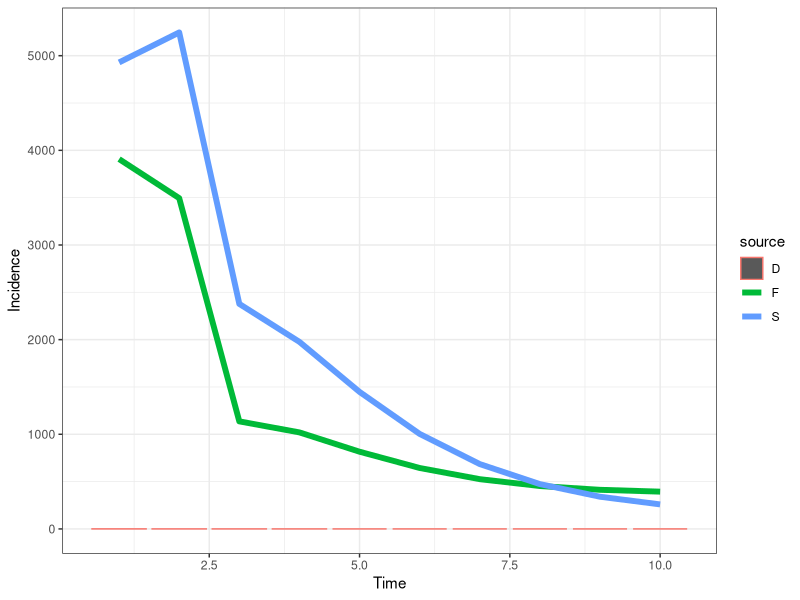

R code for this plot:
# CF McQuaid & RMGJ Houben
# Start 21/04/2017 ---> current version after revision with Hanif 18/05/2017
# Cohort model of TB including regression and a slow stream
########################################
#                                      #
#                        M             # M - Death (due to disease)
#                       ^ ^            #
#                      /   \           #
#      -> Q <-> S <-> C <-> Y          # Q - Failed granuloma, S - Subclinical, C - Minimal (C+S-), Y - Disseminated (C+S+, symptomatic)
#     /    \    ^                      #
#    E       \  |                      # E - Exposed
#     \        \v                      #
#      -> K <-> Z                      # K - Controlled granuloma, Z- Leaky granuloma,
#         |                            #
#         v                            #
#         R                            # R - Sterilized granuloma (self-cure)
#                                      #
########################################
##set wd depending on who is coding/playing
setwd("C:/Users/cfmcquaid/Simulations")
#setwd("/Users/ReinHouben/Filr/ifolder/Applications (funding and jobs)/2016 - ERC starting grant/Rmodel_nathis/NatHistCoh")

### URL for how to upload changes: http://r-bio.github.io/intro-git-rstudio/
### to pull in Finn's version - type in shell: git pull upstream master
### to push my version - create pull request to Finn:  
#       commit (remember to tick box), then push
#       goto Github, pull requests, create pull request, if merge can be done on auto, just complete
#       Alternatively Finn complete pull request (he does not get email notification)
# Finn to just click push. Job done

#Next steps
# 1. get the prop inc disease after 5 years to 5%
###   How: play with Eq values, OR increase progression parameters
# 2. achieve 1 + start higher and sharper decrease in early years
###   How: change initial states to more realistic point, based on what prev of disease would be at screening
###   Also increase progression rates, while decreasing proportion that goes into the fast pathway
# OTHER NEXT STEPS - 8th May 2017
##  ?can we calculate in model how often (on average) people would come in and out of states over course of say 2 years?
##  ?Can we calculate average time in compartment in each step visit? Should be simple competing risk model right?

library("reshape2"); library("deSolve"); library("ggplot2"); library("plyr");
# Parameter sets: Average (), Wax (regression), Slow (slow), Full (regression, slow)
# Ax - rate from compartment A to compartment X, Omega - background mortality


# No regression: 1/Cy + 1/Ym = 3 years, Ym = 0.5 (0.3 death 0.2 self-cure), therefore Cy = 1. NOTE: 70% die, 30% self-cure
# Regression: 1/(Yc + Ym) = 0.5 years, Ym = 0.5 (as above), therefore Yc = 1.5.
# Regression: 1/(Cy + Cs) = 0.5 years. Assume ratio 2:1 for Cy:Cs, therefore Cs = 2/3
paramS <- c(Eq=0.10, Qs=1.50, Qz=0.00, Kz=0.01, Kr=0.10, Sc=1.00, Sq=0.00, Sz=0.00, Zk=0.00, Zs=0.00, Zq=0.01, Cy=1.00, Cs=0.00, Cm=0.10, Ym=0.50, Yc=0.00)
paramF <- c(Eq=0.10, Qs=2.50, Qz=0.00, Kz=0.02, Kr=0.10, Sc=2.00, Sq=1.00, Sz=0.01, Zk=0.01, Zs=0.00, Zq=0.02, Cy=2.00, Cs=1.00, Cm=0.10, Ym=0.60, Yc=0.10)
# Initial states of compartments
state <- c(E=100000, Q=0, K=0, S=0, Z=0, C=0, Y=0, R=0, M=0)
# Timespan for simulation
times <- seq(0, 10, by = 1)
# Timespan for burn
timeb <- 1
# Timespan for intervention
timei <- 2
# Timespan for tornado
timet <- 5
# ODE function
regr <- function(t, state, parameters){
  with(as.list(c(state, parameters)), {
   # rates of change
   dE <- - 10*E
   dQ <- + 10*Eq*E + Sq*S + Zq*Z - (Qs + Qz)*Q
   dK <- + 10*(1 - Eq)*E + Zk*Z - (Kz + Kr)*K
   dS <- + Qs*Q + Cs*C + Zs*Z - (Sc + Sq + Sz)*S
   dZ <- + Kz*K + Sz*S + Qz*Q - (Zk + Zs + Zq)*Z
   dC <- + Sc*S + Yc*Y - (Cs + Cy + Cm)*C
   dY <- + Cy*C -(Yc + Ym)*Y
   dR <- + Kr*K
   dM <- + Ym*Y + Cm*C
   # return the rate of change
   list(c(dE, dQ, dK, dS, dZ, dC, dY, dR, dM))
  })
}
# Burn off the first tb years to establish the proportion of individuals in each compartment, removing diseased
burn <- function(tb, state, fxn, parameters){
  if (tb>0){
  out <- ode(y = state, times = seq(0, tb, by = 1), func = fxn, parms = parameters)
  stateb <- c(out[tb+1, 2], out[tb+1, 3], out[tb+1, 4], out[tb+1, 5], out[tb+1, 6], out[tb+1, 7], Y=0, out[tb+1, 9], M=0)}
  else{stateb <- state}
  return(stateb)
}
# An intervention after ti years moves individuals from Y to R
interv <- function(ti, state, fxn, parameters){
  if (ti>0){
    outi <- ode(y = state, times = seq(0, ti, by = 1), func = fxn, parms = parameters)
    outi <- outi[-1,]
    statei <- c(outi[ti, 2], outi[ti, 3], outi[ti, 4], outi[ti, 5], outi[ti, 6], outi[ti, 7], Y=0, outi[ti, 9]+outi[ti, 8], outi[ti, 10])}
  else{statei <- state
  outi <- numeric()}
  intout <- list("out" = outi,"state" = statei)
  return(intout)
}
# Calculation function
calc <- function(ts, tb, ti, state, fxn, parameters, source){
  stateb <- burn(tb = tb, state = state, fxn = regr, parameters = parameters)
  intout <- interv(ti=ti, state = stateb, fxn = regr, parameters = parameters)
  outi <- as.data.frame(intout$out)
  out <- ode(y = intout$state, times = ts, func = fxn, parms = parameters)
  out <- as.data.frame(out)
  # Removing the first timestep, time zero, and all timesteps after "times"
  out <- out[-1,]
  out$time <- out$time+ti
  out <- rbind(outi,out)
  out <- out[1:10,]
  # Calculating the "interval from conversion" (see Styblo 1991 & TSRU progress report 1967)
  out$int <- parameters["Cy"]*out$C/sum(parameters["Cy"]*out$C)
  out$prev <- out$Y+out$C
  # Formatting the data for plotting - putting into a melted data.fame, with additional columns for the source matrix
  out <- melt(out, id.vars = c("time"))
  out$source <- source
  return(out)
}
outS <- calc(ts = times, tb = timeb, ti=timei, state = state, fxn = regr, parameters = paramS, source = "S")
outF <- calc(ts = times, tb = timeb, ti=timei, state = state, fxn = regr, parameters = paramF, source = "F")
# Including the data for barplot
time <- c(1, 2, 3, 4, 5, 6, 7, 8, 9, 10); variable <- c("D", "D", "D", "D", "D", "D", "D", "D", "D", "D"); value <- c(0.58, 0.24, 0.08, 0.05, 0.01, 0.01, 0.02, 0.01, 0, 0); source <- c("D", "D", "D", "D", "D", "D", "D", "D", "D", "D")
outD <- data.frame(time, variable, value, source)
out <- rbind(outS, outF, outD)
# Plot output
theme_set(theme_bw())
##all scenarios
# ggplot(out[out$variable %in% c("int"), ], aes(time, value)) + geom_point(size=2) + labs(x = "Time", y = "Incidence") + facet_grid(source ~ . , scales = "fixed")
ggplot(out[out$variable %in% c("prev"), ], aes(x = time, y = value, colour = source)) + geom_bar(data=out[out$variable %in% c("D"), ], stat="identity") + geom_line(size=2) + labs(x = "Time", y = "Incidence") 
# Fitting parameters and state: proportion of individuals diseased after "Otime" years, using parameter set "Osource"
Osource <- "F"; Otime <- 5
Iv <- out[which(out$source == Osource & out$variable == "int" & out$time == Otime), ]

# # # Tornado plot
# range <- 0.01 ##sets range for the change in the parameters
# torn <- function(ts, tb, ti, tt, state, fxn, parameters, source){
#   # Store data
#   data <- rbind(parameters, parameters)
#   rownames(data) <- c('+1%', '-1%')
#   # Compare to default data set
#   out <- calc(ts = ts, tb = tb, ti=ti, state = state, fxn = regr, parameters = parameters, source = source)
#   def <- out[which(out$time ==tt & out$variable == "int"),"value"]
#   for (i in 1:16){
#     # Increasing and decreasing each parameter in turn
#     parametersM = parameters; parametersL = parameters
#     parametersM[i] = parametersM[i] + range*parametersM[i]; parametersL[i] = parametersL[i] - range*parametersL[i]
#     outM <- calc(ts = ts, tb = tb, ti=ti, state = state, fxn = regr, parameters = parametersM, source = source); outL <- calc(ts = ts, tb = tb, ti=ti, state = state, fxn = regr, parameters = parametersL, source = source)
#     outM <- (outM[which(outM$time ==tt & outM$variable == "int"),"value"] - def) / def; outL <- (outL[which(outL$time ==tt & outL$variable == "int"),"value"] - def) / def
#     data[1, i] <- outM; data[2, i] <- outL
#   }
#   return(data)
# }
# data <- torn(ts = times, tb = timeb, ti=timei, tt = timet, state = state, fxn = regr, parameters = paramF, source ="F")
# # For plotting '%' on x-axis
# x <- seq(-0.01,0.01, length=10)
# ORD = order(abs(data[2,] - data[1,]))
# ##order black = increase in parameter, white is decrease in parameter value
# barplot(data[1,ORD], horiz = T, las=1, xlim = c(-0.01,0.01), xaxt='n', ylab = '', beside=T, col=c('black'))
# barplot(data[2,ORD], horiz = T, las=1, xlim = c(-0.01,0.01), xaxt='n', ylab = '', beside=T, col=c('white'), add = TRUE)
# axis(1, at=pretty(x), lab=paste0(pretty(x) * 100," %"), las=TRUE)
